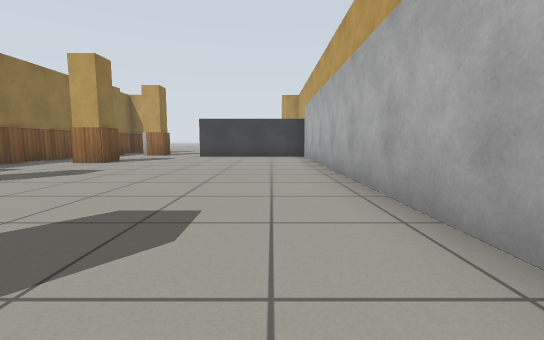
View 1 (above)

16 first-person views from a walk through a world built for the Gazebo simulator. The camera is 0.61 m above the floor, tilts 6° down and sees 90° across. The floor is counted in squares, 1 m on a side. Each view is taken from the middle of a square. On the plan, view 1 faces up. The plan holds only what a view shows up to about 9 squares ahead; the rest is blank. Gazebo's built-in surfaces are drawn with simple patterns.

View 2
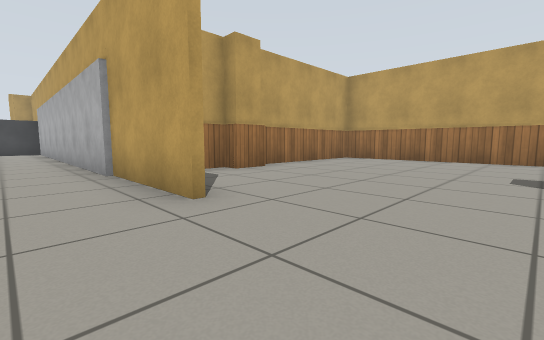

View 3
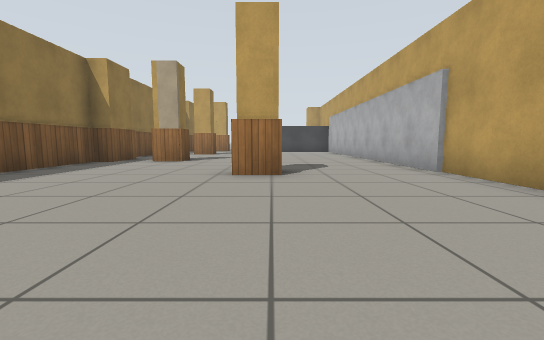

View 4
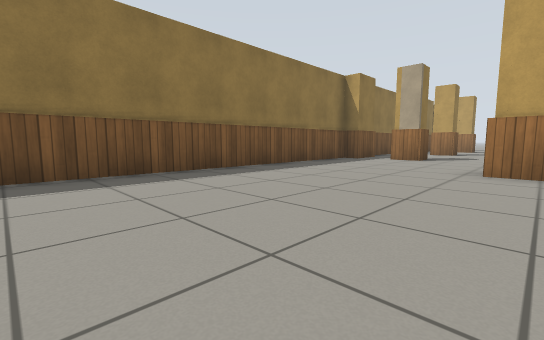

View 5
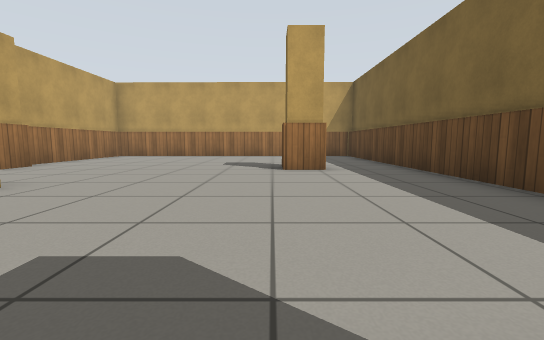

View 6
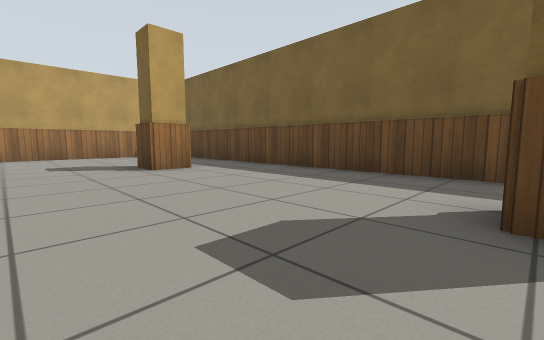

View 7
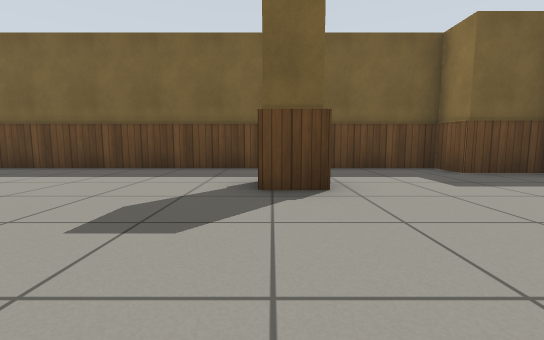

View 8
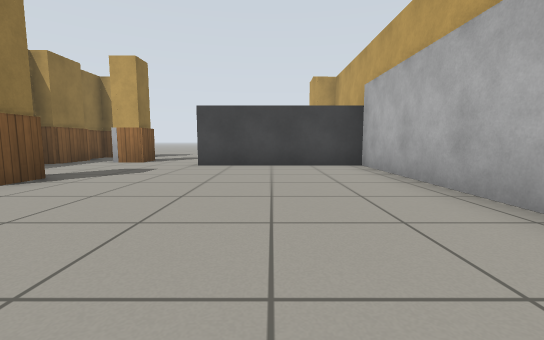

View 9
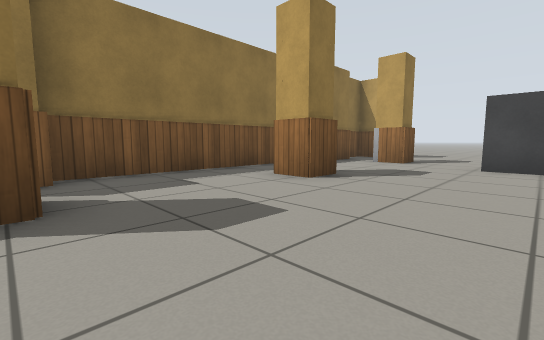

View 10
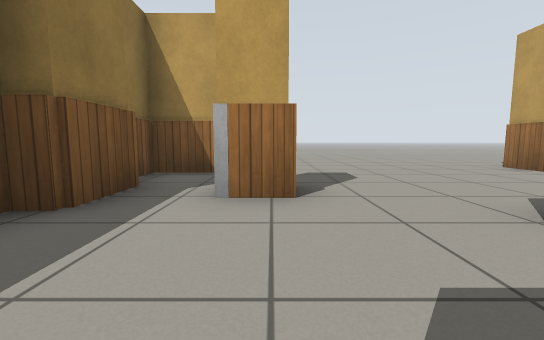

View 11
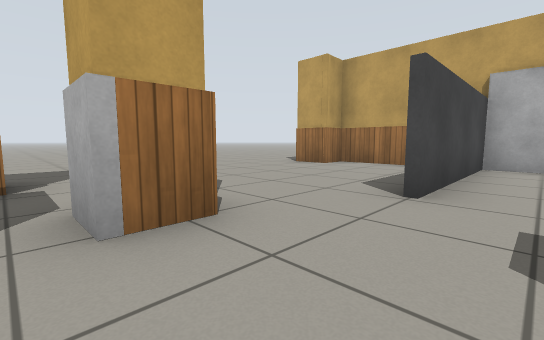

View 12
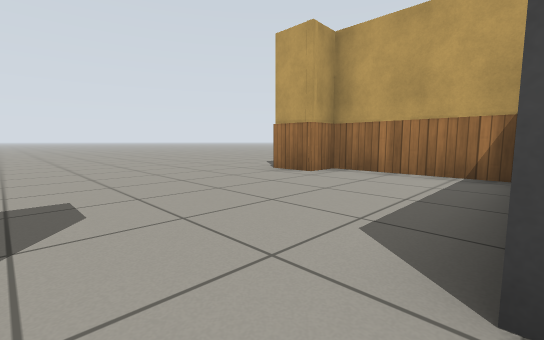

View 13
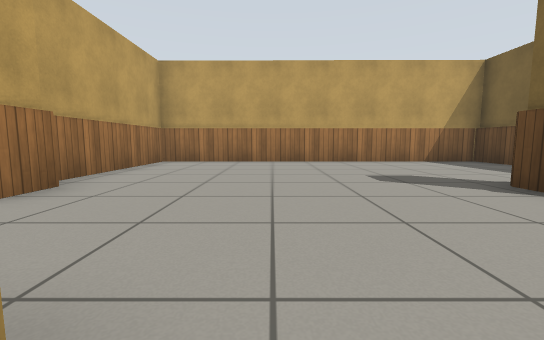

View 14
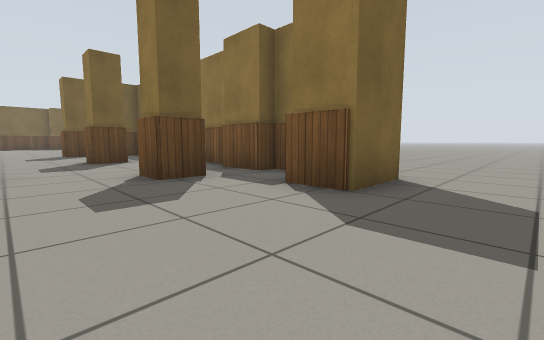

View 15
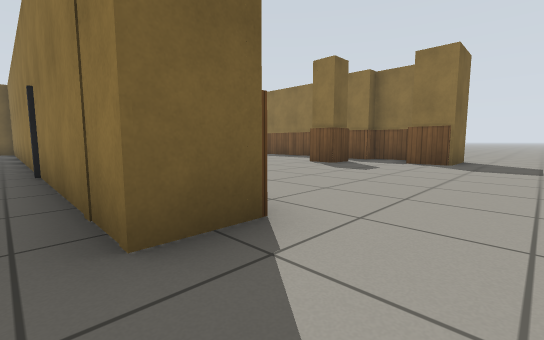

View 16
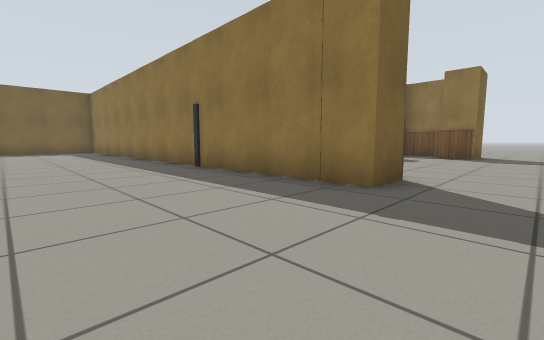

### Floor plan
Points are (right, up) in squares from view 1. A wall is a line through its corners. A room is listed if a view was taken in it or the views show most of it. See-through windows are left out.
Room 1 (views 1, 2, 3, 4, 5, 6, 7, 8, 9, 10, 11, 12, 13, 14)
walls: (-1.8, -0.1) (-2.8, -0.1); (-4.8, 4.2) (-4.8, 3.3) (-5.8, 3.3); (1.3, -2.5) (1.3, 10.9) (-3, 10.9); (4.7, -0.1) (3.8, -0.1) (3.8, 0.3) (3.1, 0.3); (-6.8, 4.5) (-6.8, 3.1); (-7.3, 3.1) (-7.3, -6.1); (-5.8, 8.5) (-4.8, 8.5) (-4.8, 7.7) (-5.6, 7.7); (-2.8, -6.4) (-1.8, -6.4); (1.3, 11.3) (1.3, 14.3) (0.5, 14.3) (0.5, 15.4); (3.8, -7.2) (3.8, -6.4) (4.7, -6.4); (-4.8, 11.9) (-5.6, 11.9) (-5.6, 12.8) (-4.8, 12.8) (-4.8, 11.9); (-1.8, -9.2) (9.3, -9.2) (9.3, 0.3) (5, 0.3); (-7.3, 11.3) (-7.3, 4.5); (-7.3, -8.2) (-5.7, -8.2) (-5.7, -9.2) (-3.3, -9.2); (-6.8, 12.8) (-6.8, 11.3); (-7.6, 15.4) (-6, 15.4) (-6, 14.3) (-7.3, 14.3) (-7.3, 12.8)
ways out: opening at (1.5, 16.5) to room 2; opening at (-6.5, 16.5)
Room 2 (views 15, 16)
walls: (0.5, 15.4) (1.5, 15.4) (1.5, 4.6)
ways out: opening at (1.5, 16.5) to room 1

Where each view was taken, in squares from view 1:
view 1: 0 up, 0 right, facing up
view 2: 5 down, 0 right, facing up-right
view 3: 5 down, 2 left, facing up
view 4: 6 down, 2 left, facing up-left
view 5: 6 down, 2 left, facing right
view 6: 4 down, 2 left, facing down-right
view 7: 3 down, 2 left, facing down
view 8: 4 up, 1 left, facing up
view 9: 4 up, 2 left, facing up-left
view 10: 9 up, 5 left, facing up
view 11: 10 up, 6 left, facing up-right
view 12: 11 up, 4 left, facing up-right
view 13: 3 down, 1 right, facing right
view 14: 17 up, 3 left, facing down-left
view 15: 17 up, 2 right, facing down-left
view 16: 17 up, 5 right, facing down-left
